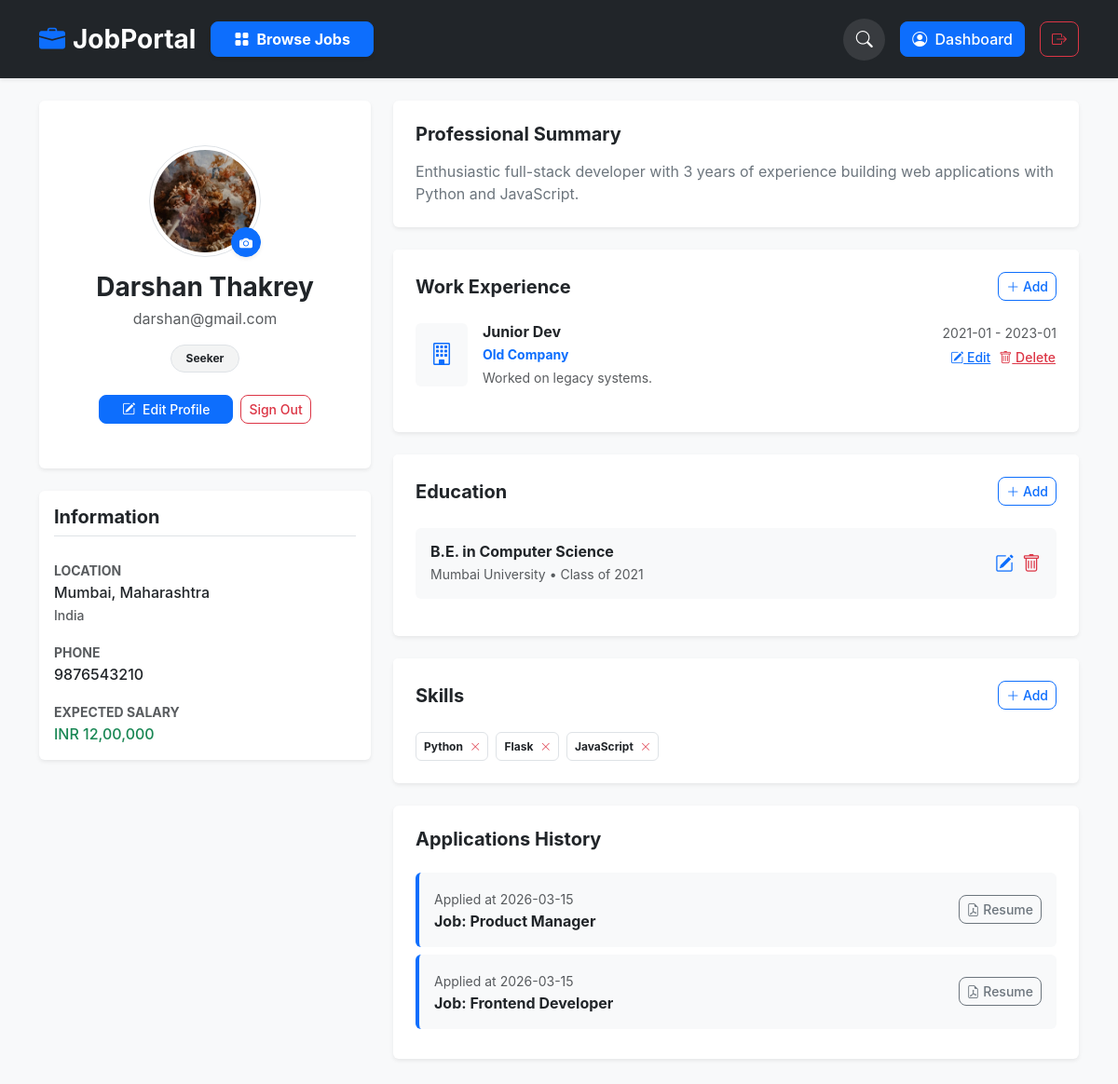
The page /dashboard (signed in) on the database its author committed.
### models.py (models this page shows)
class User(db.Model, UserMixin):
    id = db.Column(db.Integer, primary_key=True)
    username = db.Column(db.String(100), nullable=False)
    email = db.Column(db.String(100), unique=True, nullable=False)
    password = db.Column(db.String(200), nullable=False)
    role = db.Column(db.String(20), default="seeker")
    full_name = db.Column(db.String(100))
    phone = db.Column(db.String(20))
    city = db.Column(db.String(50))
    state = db.Column(db.String(50))
    country = db.Column(db.String(50))
    profile_picture = db.Column(db.String(200))
    company_logo = db.Column(db.String(200))
    professional_summary = db.Column(db.Text)
    expected_salary_min = db.Column(db.Integer, default=0)
    currency = db.Column(db.String(10), default="INR")
    created_at = db.Column(db.DateTime, default=datetime.utcnow)
    experiences = db.relationship('Experience', backref='user', lazy=True, cascade="all, delete-orphan")
    educations = db.relationship('Education', backref='user', lazy=True, cascade="all, delete-orphan")
    skills = db.relationship('Skill', backref='user', lazy=True, cascade="all, delete-orphan")
    applications = db.relationship('Application', backref='user', lazy=True)
    jobs = db.relationship('Job', backref='poster', lazy=True, cascade="all, delete-orphan")

class Experience(db.Model):
    id = db.Column(db.Integer, primary_key=True)
    user_id = db.Column(db.Integer, db.ForeignKey('user.id'), nullable=False)
    company = db.Column(db.String(100))
    role = db.Column(db.String(100))
    start_date = db.Column(db.String(20))
    end_date = db.Column(db.String(20))
    current_job = db.Column(db.Boolean, default=False)
    description = db.Column(db.Text)

class Education(db.Model):
    id = db.Column(db.Integer, primary_key=True)
    user_id = db.Column(db.Integer, db.ForeignKey('user.id'), nullable=False)
    institution = db.Column(db.String(100))
    degree = db.Column(db.String(100))
    year_of_passing = db.Column(db.Integer)

class Skill(db.Model):
    id = db.Column(db.Integer, primary_key=True)
    user_id = db.Column(db.Integer, db.ForeignKey('user.id'), nullable=False)
    name = db.Column(db.String(50))

class Application(db.Model):
    id = db.Column(db.Integer, primary_key=True)
    user_id = db.Column(db.Integer, db.ForeignKey('user.id'))
    job_id = db.Column(db.Integer, db.ForeignKey('job.id'))
    resume = db.Column(db.String(200))
    applied_at = db.Column(db.DateTime, default=datetime.utcnow)
    job = db.relationship('Job', backref='applications', lazy=True)

class Job(db.Model):
    id = db.Column(db.Integer, primary_key=True)
    poster_id = db.Column(db.Integer, db.ForeignKey('user.id'), nullable=False)
    title = db.Column(db.String(200), nullable=False)
    company_name = db.Column(db.String(100), nullable=False)
    status = db.Column(db.String(20), default="active")
    description = db.Column(db.Text)
    location = db.Column(db.String(100))
    job_type = db.Column(db.String(50))
    is_remote = db.Column(db.Boolean, default=False)
    experience_level = db.Column(db.String(50))
    salary_min = db.Column(db.Integer)
    salary_max = db.Column(db.Integer)
    posted_at = db.Column(db.DateTime, default=datetime.utcnow)
    applicant_count = db.Column(db.Integer, default=0)
    responsibilities = db.relationship('Responsibility', backref='job', lazy=True, cascade="all, delete-orphan")
    requirements = db.relationship('Requirement', backref='job', lazy=True, cascade="all, delete-orphan")
    tags = db.relationship('Tag', backref='job', lazy=True, cascade="all, delete-orphan")

### app.py (the view)
@app.route("/dashboard")
@login_required
def dashboard():
    posted_jobs = Job.query.filter_by(poster_id=current_user.id).all() if current_user.role == "employer" else []
    apps = Application.query.filter_by(user_id=current_user.id).all()
    return render_template("dashboard.html", jobs=posted_jobs, applications=apps)

### app.py (called while the page is built)
def format_indian(number):
    s = str(int(number or 0))
    if len(s) <= 3: return s
    last_three = s[-3:]
    remaining = s[:-3]
    remaining_rev = remaining[::-1]
    groups = [remaining_rev[i:i+2] for i in range(0, len(remaining_rev), 2)]
    formatted_remaining = ",".join(groups)[::-1]
    return f"{formatted_remaining},{last_three}"

@login_manager.user_loader
def load_user(user_id):
    try:
        return User.query.get(int(user_id))
    except:
        return None

### templates/dashboard.html (shortened to what this page needs)
{% extends "base.html" %}
{% block content %}
<div class="row">
    <div class="col-lg-4">
        <div class="card shadow-sm border-0 mb-4 text-center overflow-hidden">
            <div class="card-body p-5 position-relative">
                <div class="position-relative d-inline-block mb-3 group">
                    <img src="{{ current_user.profile_picture if current_user.profile_picture and current_user.profile_picture.startswith('http') else url_for('static', filename=current_user.profile_picture) if current_user.profile_picture else 'https://ui-avatars.com/api/?name=' + current_user.username }}"
                         class="rounded-circle border p-1 object-fit-cover" width="120" height="120" id="profile-img">
                    <form action="/profile/picture" method="POST" enctype="multipart/form-data" class="position-absolute bottom-0 end-0">
                        <label for="pic-upload" class="btn btn-primary btn-sm rounded-circle shadow-sm" style="width: 32px; height: 32px; padding: 0; line-height: 32px;">
                            <i class="bi bi-camera-fill"></i>
                        </label>
                    </form>
                </div>
                <h3 class="fw-bold mb-1">{{ current_user.full_name or current_user.username }}</h3>
                <p class="text-muted mb-3">{{ current_user.email }}</p>
                <div class="mb-4">
                    <span class="badge bg-soft-dark text-dark px-3 py-2 rounded-pill border">{{ current_user.role.capitalize() }}</span>
                </div>
                <div class="d-flex justify-content-center gap-2">
                    <button class="btn btn-primary btn-sm px-4" data-bs-toggle="modal" data-bs-target="#editProfileModal">
                        <i class="bi bi-pencil-square me-1"></i> Edit Profile
                    </button>
                    <a href="/logout" class="btn btn-outline-danger btn-sm">Sign Out</a>
                </div>
            </div>
        </div>
        <div class="card shadow-sm border-0 mb-4">
            <div class="card-body">
                <div class="d-flex justify-content-between align-items-center mb-4 border-bottom pb-2">
                    <h5 class="fw-bold mb-0">Information</h5>
                </div>
                <div class="mb-3">
                    <label class="small text-muted text-uppercase fw-bold">Location</label>
                    <p class="mb-0 fw-medium">
                        {{ current_user.city or 'Not set' }}, {{ current_user.state or '' }}
                        {% if current_user.country %}<br><span class="text-muted small">{{ current_user.country }}</span>{% endif %}
                    </p>
                </div>
                <div class="mb-3">
                    <label class="small text-muted text-uppercase fw-bold">Phone</label>
                    <p class="mb-0 fw-medium">{{ current_user.phone or 'Not set' }}</p>
                </div>
                {% if current_user.role == 'seeker' %}
                <div class="mb-0">
                    <label class="small text-muted text-uppercase fw-bold">Expected Salary</label>
                    <p class="mb-0 fw-medium text-success">
                        {{ current_user.currency }} {{ current_user.expected_salary_min|indian_format }}
                    </p>
                </div>
                {% endif %}
            </div>
        </div>
    </div>
    <div class="col-lg-8">
        {% if current_user.role == 'seeker' %}
        <div class="card shadow-sm border-0 mb-4">
            <div class="card-body p-4">
                <h5 class="fw-bold mb-3">Professional Summary</h5>
                <p class="text-secondary mb-0" style="white-space: pre-wrap;">{{ current_user.professional_summary or 'No summary added yet. Click "Edit Profile" to add one.' }}</p>
            </div>
        </div>
        <div class="card shadow-sm border-0 mb-4">
            <div class="card-header bg-white border-0 p-4 pb-0 d-flex justify-content-between align-items-center">
                <h5 class="fw-bold mb-0">Work Experience</h5>
                <button class="btn btn-outline-primary btn-sm" data-bs-toggle="modal" data-bs-target="#addExperienceModal">
                    <i class="bi bi-plus-lg"></i> Add
                </button>
            </div>
            <div class="card-body p-4">
                {% for exp in current_user.experiences %}
                <div class="d-flex mb-4 group position-relative">
                    <div class="flex-shrink-0">
                        <div class="p-3 bg-light rounded text-primary"><i class="bi bi-building fs-4"></i></div>
                    </div>
                    <div class="flex-grow-1 ms-3">
                        <div class="d-flex justify-content-between align-items-start">
                            <div>
                                <h6 class="fw-bold mb-1">{{ exp.role }}</h6>
                                <p class="text-primary mb-1 small fw-bold">{{ exp.company }}</p>
                            </div>
                            <div class="text-end">
                                <span class="small text-muted d-block">{{ exp.start_date }} - {{ exp.end_date or ('Present' if exp.current_job else 'N/A') }}</span>
                                <div class="btn-group mt-1">
                                    <button class="btn btn-sm btn-link text-primary p-0 me-2" data-bs-toggle="modal" data-bs-target="#editExperienceModal{{ exp.id }}">
                                        <i class="bi bi-pencil-square"></i> Edit
                                    </button>
                                    <a href="/experience/delete/{{ exp.id }}" class="btn btn-sm btn-link text-danger p-0" onclick="return confirm('Remove this experience?')">
                                        <i class="bi bi-trash"></i> Delete
                                    </a>
                                </div>
                            </div>
                        </div>
                        <p class="text-muted mb-0 small">{{ exp.description }}</p>
                    </div>
                </div>
                {% else %}
                <p class="text-muted mb-0">No experience history added.</p>
                {% endfor %}
            </div>
        </div>
        <div class="card shadow-sm border-0 mb-4">
            <div class="card-header bg-white border-0 p-4 pb-0 d-flex justify-content-between align-items-center">
                <h5 class="fw-bold mb-0">Education</h5>
                <button class="btn btn-outline-primary btn-sm" data-bs-toggle="modal" data-bs-target="#addEducationModal">
                    <i class="bi bi-plus-lg"></i> Add
                </button>
            </div>
            <div class="card-body p-4">
                {% for edu in current_user.educations %}
                <div class="d-flex mb-3 group align-items-center justify-content-between p-3 bg-light rounded">
                    <div>
                        <h6 class="fw-bold mb-1">{{ edu.degree }}</h6>
                        <p class="mb-0 small text-muted">{{ edu.institution }} • Class of {{ edu.year_of_passing }}</p>
                    </div>
                    <div class="btn-group">
                        <button class="btn btn-sm btn-link text-primary me-2 p-0" data-bs-toggle="modal" data-bs-target="#editEduModal{{ edu.id }}">
                            <i class="bi bi-pencil-square fs-5"></i>
                        </button>
                        <a href="/education/delete/{{ edu.id }}" class="btn btn-link text-danger p-0" onclick="return confirm('Remove education entry?')">
                            <i class="bi bi-trash fs-5"></i>
                        </a>
                    </div>
                </div>
                {% else %}
                <p class="text-muted mb-0">No education entries added.</p>
                {% endfor %}
            </div>
        </div>
        <div class="card shadow-sm border-0 mb-4">
            <div class="card-header bg-white border-0 p-4 pb-0 d-flex justify-content-between align-items-center">
                <h5 class="fw-bold mb-0">Skills</h5>
                <button class="btn btn-outline-primary btn-sm" data-bs-toggle="modal" data-bs-target="#addSkillModal">
                    <i class="bi bi-plus-lg"></i> Add
                </button>
            </div>
            <div class="card-body p-4">
                <div class="d-flex flex-wrap gap-2">
                    {% for skill in current_user.skills %}
                    <span class="badge bg-white text-dark border p-2 d-flex align-items-center gap-2">
                        {{ skill.name }}
                        <a href="/skill/delete/{{ skill.id }}" class="text-danger lh-1"><i class="bi bi-x-lg small"></i></a>
                    </span>
                    {% else %}
                    <p class="text-muted mb-0 w-100">No skills listed.</p>
                    {% endfor %}
                </div>
            </div>
        </div>
        {% endif %}
        {% if current_user.role == 'seeker' %}
        <div class="card shadow-sm border-0">
            <div class="card-body p-4">
                <h5 class="fw-bold mb-4">Applications History</h5>
                {% for app in current_user.applications %}
                <div class="p-3 bg-light rounded mb-2 border-start border-primary border-4">
                    <div class="d-flex justify-content-between align-items-center">
                        <div>
                            <span class="small text-muted">Applied at {{ app.applied_at.strftime('%Y-%m-%d') if app.applied_at else '' }}</span>
                            <div class="fw-bold">Job: {{ app.job.title if app.job else 'N/A' }}</div>
                        </div>
                        <a href="{{ url_for('static', filename='uploads/' + app.resume) }}" class="btn btn-sm btn-outline-secondary" target="_blank">
                            <i class="bi bi-file-earmark-pdf"></i> Resume
                        </a>
                    </div>
                </div>
                {% else %}
                <p class="text-muted">You haven't applied for any jobs yet.</p>
                {% endfor %}
            </div>
        </div>
        {% endif %}
    </div>
</div>
{% endblock %}

### static/style.css (style rules this page uses)
body { background:#f5f7fb; font-family:Arial; }

### templates/base.html (style rules this page uses)
body { background-color: #f8f9fa; font-family: 'Inter', system-ui, -apple-system, sans-serif; }
.btn { border-radius: 8px; font-weight: 500; transition: all 0.2s; }

### templates/dashboard.html (style rules this page uses)
.bg-soft-dark { background-color: rgba(33, 37, 41, 0.05); }
.object-fit-cover { object-fit: cover; }

### rows shown on the page
User: profile_picture (picture), full_name "Darshan Thakrey", email "darshan@gmail.com", role "Seeker", city "Mumbai", state "Maharashtra", country "India", phone "9876543210", currency "INR", expected_salary_min|indian_format "12,00,000", professional_summary "Enthusiastic full-stack developer with 3 years of experience building web applications with Python and JavaScript."
Experience: role "Junior Dev", company "Old Company", start_date "2021-01", end_date "2023-01", description "Worked on legacy systems."
Education: degree "B.E. in Computer Science", institution "Mumbai University", year_of_passing "2021"
Skill: name "Python"
Skill: name "Flask"
Skill: name "JavaScript"
Application: applied_at "2026-03-15", job "Product Manager"
Application: applied_at "2026-03-15", job "Frontend Developer"
